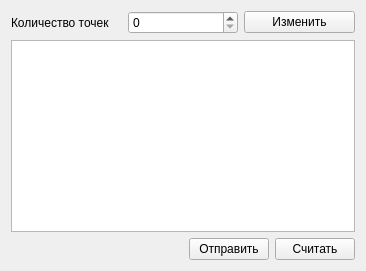
         <widget class="QWidget" name="table">
          <attribute name="title">
           <string>Тарировочная таблица</string>
          </attribute>
          <layout class="QGridLayout" name="gridLayout_8">
           <item row="0" column="0">
            <layout class="QHBoxLayout" name="horizontalLayout_15">
             <item>
              <widget class="QLabel" name="lab_CountPoint">
               <property name="text">
                <string>Количество точек</string>
               </property>
              </widget>
             </item>
             <item>
              <widget class="QSpinBox" name="spin_CountPoint"/>
             </item>
             <item>
              <widget class="QPushButton" name="button_ChangePoints">
               <property name="text">
                <string>Изменить</string>
               </property>
              </widget>
             </item>
            </layout>
           </item>
           <item row="1" column="0">
            <widget class="QTableWidget" name="tableWidget"/>
           </item>
           <item row="2" column="0">
            <layout class="QHBoxLayout" name="horizontalLayout_16">
             <item>
              <spacer name="horizontalSpacer_2">
               <property name="orientation">
                <enum>Qt::Horizontal</enum>
               </property>
               <property name="sizeHint" stdset="0">
                <size>
                 <width>178</width>
                 <height>20</height>
                </size>
               </property>
              </spacer>
             </item>
             <item>
              <widget class="QPushButton" name="button_SendTable">
               <property name="text">
                <string>Отправить</string>
               </property>
              </widget>
             </item>
             <item>
              <widget class="QPushButton" name="button_ReseiveTable">
               <property name="text">
                <string>Считать</string>
               </property>
              </widget>
             </item>
            </layout>
           </item>
          </layout>
         </widget>
